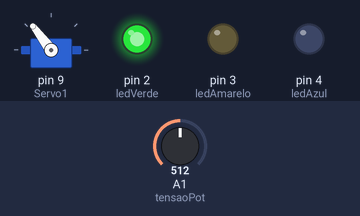
Bench run of a sketch on a simulated Arduino Uno, built with avr-gcc and run on an emulated ATmega328P. Parts: servo, output pins drawn as LEDs (lit = HIGH). The inputs (shaded band) are chosen by the test bench; at power-on: A1 (tensaoPot) = 512.

Above: at 1.2 s.
1.3 s: A1 (tensaoPot) set to 716
At 1.8 s:
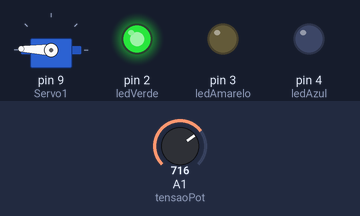
2.8 s: A1 (tensaoPot) set to 900
At 4.0 s:
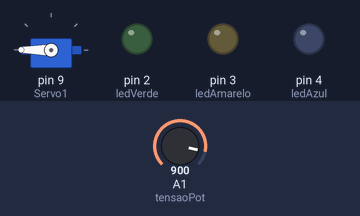
4.3 s: A1 (tensaoPot) set to 306
At 5.3 s:
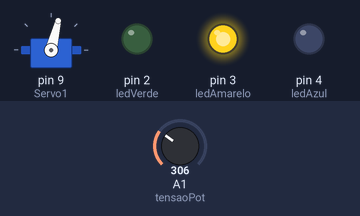
5.8 s: A1 (tensaoPot) set to 169
At 6.4 s:
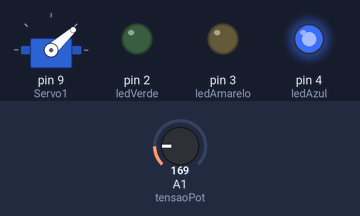
7.3 s: A1 (tensaoPot) set to 122
At 7.6 s:
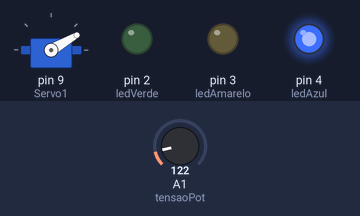
8.8 s: A1 (tensaoPot) set to 511
At 9.9 s:
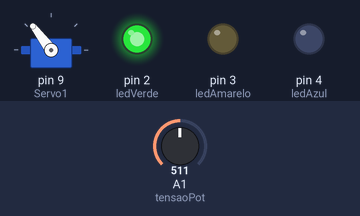
Timing chart, 0 to 11.3 s (numbered marks = the images above; inputs shaded):
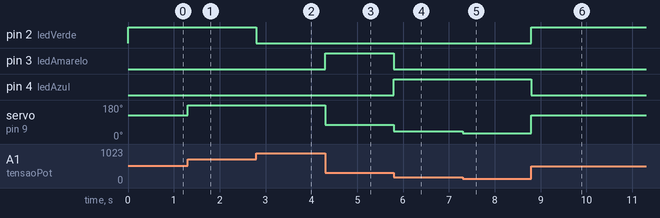

Measured:
- after the input at 1.3 s, servo on pin 9 (Servo1): 127° → 178° at once
- after the input at 2.8 s, pin 2 (ledVerde): HIGH → LOW at once; servo on pin 9 (Servo1): 178° → 180° at once
- after the input at 4.3 s, pin 3 (ledAmarelo): LOW → HIGH at once; servo on pin 9 (Servo1): 180° → 76° at once
- after the input at 5.8 s, pin 3 (ledAmarelo): HIGH → LOW at once; pin 4 (ledAzul): LOW → HIGH at once; servo on pin 9 (Servo1): 76° → 42° at once
- after the input at 7.3 s, servo on pin 9 (Servo1): 42° → 30° at once
- after the input at 8.8 s, pin 2 (ledVerde): LOW → HIGH at once; pin 4 (ledAzul): HIGH → LOW at once; servo on pin 9 (Servo1): 30° → 127° at once

The sketch:

cod.ino
```cpp
#include <Servo.h> //Inclui a biblioteca do servo
Servo Servo1; //Nomeia um servo

int ledAzul = 4; //Diz que a porta 4 é a porta do led azul
int ledAmarelo = 3; //Diz que a porta 3 é a porta do led amarelo
int ledVerde = 2; //Diz que a porta 2 é a porta do led verde

int pos1 = 0; //Cria uma variável "pos1" do tipo inteiro e diz que o valor inicial dela é 0

int tensaoPot = A1; //Diz que a tensaoPot é do tipo inteiro e está colocado na porta analogica A1

void setup()
{

  pinMode(ledAzul, OUTPUT); //DEFINE O PINO DO LED AZUL COMO UMA SAÍDA
  pinMode(ledAmarelo, OUTPUT); //DEFINE O PINO DO LED AMARELO COMO SAÍDA
  pinMode(ledVerde, OUTPUT); // DEFINE O PINO DO LED VERDE COMO UMA SAÍDA


  pinMode(ledAzul, HIGH); //Define que o pino do led azul terá uma tensão alta de 5V
  pinMode(ledAmarelo, HIGH); //Define que o pino do led amarelo terá uma tensão alta de 5V
  pinMode(ledVerde, HIGH); //Define que o pino do led verde terá uma tensão alta de 5V

  Servo1.attach(9); //Indica qual a porta que o "Servo1" vai usar, será a 9
  Servo1.write(pos1); //Diz para o "Servo1" escrever a "pos1", iniciada em 0
}

void loop(){
  pos1 = map(analogRead(tensaoPot),0,1023,0,255); //Mapeia o potenciometro, vendo qual angulo será escrito e armazena na variável "pos1"
  Servo1.write(pos1); //Após o mapeamento e leitura ele diz para o "Servo1" escrever aquela posição

  if(pos1>0 and pos1<=60){ //Se a "pos1" for maior que 0 e menor ou igual a 60
    digitalWrite(ledAzul, HIGH); //Ela acende o led azul com alta iluminação
  }
  else{
    digitalWrite(ledAzul, LOW); //Se a condição não for realizada ela deixa o led azul desligado.
  }
  if(pos1>60 and pos1<=120){ //Se a "pos1" for maior do que 60 e menor ou igual que 120
    digitalWrite(ledAmarelo, HIGH); //Ela acende o led amarelo com alta iluminação
  }
  else{
    digitalWrite(ledAmarelo, LOW); //Se a condição não for realizada ela deixa o led amarelo desligado
  }
  if(pos1>120 and pos1<=179) { //Se "pos1" for maior do que 120 e menor ou igual 179
    digitalWrite(ledVerde, HIGH); //Ela acende o led verde com alta iluminação
  }
  else{
    digitalWrite(ledVerde, LOW); //Se a condição não for realizada ela deixa o led verde desligado
  }
  if(pos1 == 180){ //Se a "pos1" for igual 180
      delay(1000); //Delay de 1000 milissegundos
    digitalWrite(ledVerde, HIGH); //Acende o led verde com alta iluminação
    digitalWrite(ledAmarelo, HIGH); //Acende o led amarelo com alta iluminação
    digitalWrite(ledAzul, HIGH); //Acende o led azul com alta iluminação
    delay(100); //Delay de 100 milissegundos
    digitalWrite(ledVerde, LOW); //Desliga o led verde
    digitalWrite(ledAmarelo, LOW); //Desliga o led amarelo
    digitalWrite(ledAzul, LOW); //Desliga o led azul
  }
}
```
